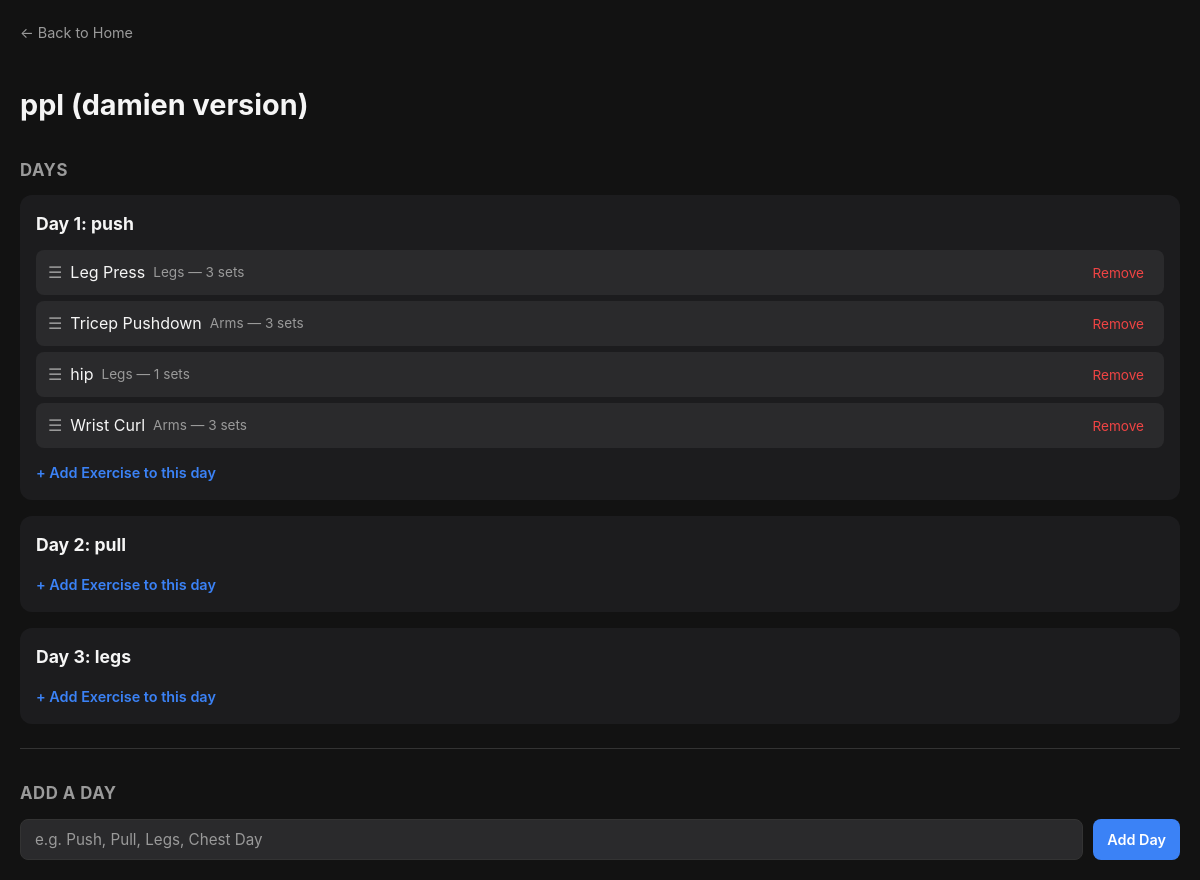
Before: /split/1 with the older database file.
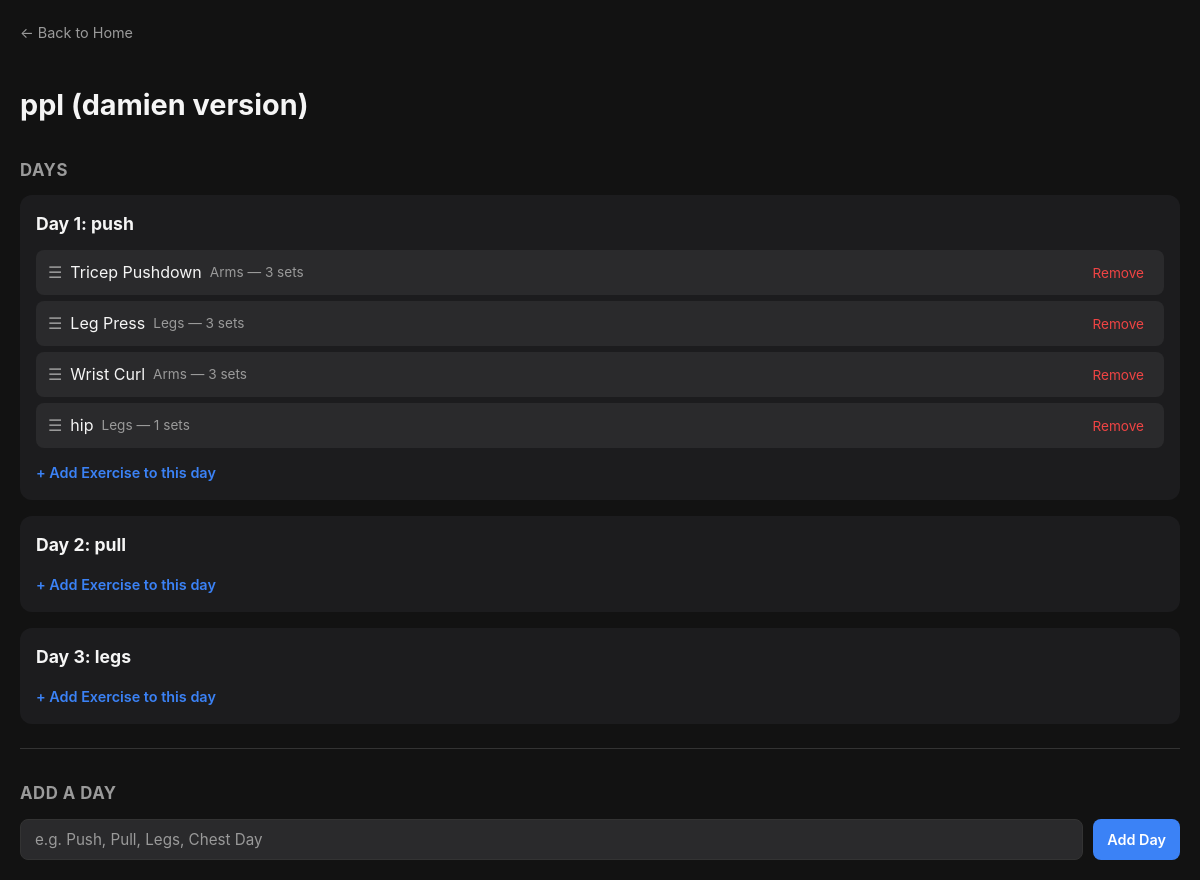
After: the same page with the newer database file.
### tables this page shows
CREATE TABLE workout_splits (
            id INTEGER PRIMARY KEY AUTOINCREMENT,
            name TEXT NOT NULL
        );

CREATE TABLE split_days (
            id INTEGER PRIMARY KEY AUTOINCREMENT,
            split_id INTEGER NOT NULL,
            day_name TEXT NOT NULL,
            day_order INTEGER NOT NULL,
            FOREIGN KEY (split_id) REFERENCES workout_splits(id)
        );

CREATE TABLE split_exercises (
            id INTEGER PRIMARY KEY AUTOINCREMENT,
            split_day_id INTEGER NOT NULL,
            exercise_id INTEGER NOT NULL,
            sets_count INTEGER NOT NULL DEFAULT 3, exercise_order INTEGER NOT NULL DEFAULT 0,
            FOREIGN KEY (split_day_id) REFERENCES split_days(id),
            FOREIGN KEY (exercise_id) REFERENCES exercises(id)
        );

CREATE TABLE exercises (
            id INTEGER PRIMARY KEY AUTOINCREMENT,
            name TEXT NOT NULL,
            muscle_group TEXT NOT NULL
        );

### app.py (the view)
@app.route("/split/<int:split_id>")
def view_split(split_id):
    conn = get_db()
    cursor = conn.cursor()
    cursor.execute("SELECT * FROM workout_splits WHERE id = ?", (split_id,))
    split = cursor.fetchone()
    cursor.execute(
        "SELECT * FROM split_days WHERE split_id = ? ORDER BY day_order",
        (split_id,)
    )
    days = cursor.fetchall()
    days_with_exercises = []
    for day in days:
        cursor.execute("""
            SELECT exercises.*, split_exercises.sets_count,
                   split_exercises.id as split_exercise_id
            FROM exercises
            JOIN split_exercises ON exercises.id = split_exercises.exercise_id
            WHERE split_exercises.split_day_id = ?
            ORDER BY split_exercises.exercise_order
        """, (day["id"],))
        day_exercises = cursor.fetchall()
        days_with_exercises.append({
            "id": day["id"],
            "day_name": day["day_name"],
            "day_order": day["day_order"],
            "exercises": day_exercises
        })
    conn.close()
    return render_template("view_split.html", split=split, days=days_with_exercises)

### app.py (called while the page is built)
def get_db():
    conn = sqlite3.connect(DB_PATH)
    conn.row_factory = sqlite3.Row
    return conn

### templates/view_split.html (shortened to what this page needs)
<!DOCTYPE html>
<html lang="en">
<head>
    <link rel="stylesheet" href="{{ url_for('static', filename='style.css') }}">
</head>
<body>
    <a class="back-link" href="/">← Back to Home</a>
    <h1>{{ split.name }}</h1>
    <h2>Days</h2>
    {% if days %}
        {% for day in days %}
            <div class="day-card">
                <h3>Day {{ day.day_order }}: {{ day.day_name }}</h3>
                <ul class="exercise-list sortable-list" data-split-id="{{ split.id }}">
                    {% for exercise in day.exercises %}
                        <li class="exercise-item" data-split-exercise-id="{{ exercise.split_exercise_id }}">
                            <div class="exercise-info">
                                <span class="drag-handle">☰</span>
                                <span>{{ exercise.name }}</span>
                                <span class="exercise-meta">{{ exercise.muscle_group }} — {{ exercise.sets_count }} sets</span>
                            </div>
                            <form action="/split/{{ split.id }}/remove-exercise/{{ day.id }}/{{ exercise.split_exercise_id }}" method="POST">
                                <button type="submit" class="btn-remove">Remove</button>
                            </form>
                        </li>
                    {% endfor %}
                </ul>
                <a class="add-exercise-link" href="/split/{{ split.id }}/add-day-exercise/{{ day.id }}">+ Add Exercise to this day</a>
            </div>
        {% endfor %}
    {% else %}
        <p class="empty-state">No days yet. Add your first day below.</p>
    {% endif %}
    <hr>
    <h2>Add a Day</h2>
    <form action="/split/{{ split.id }}/add-day" method="POST" class="form-row">
        <input type="text" name="day_name" class="text-input" placeholder="e.g. Push, Pull, Legs, Chest Day" required>
        <button type="submit" class="btn btn-primary">Add Day</button>
    </form>
</body>
</html>

### static/style.css (style rules this page uses)
:root { --bg-primary: #121212; --bg-secondary: #1c1c1e; --bg-tertiary: #2a2a2c; --text-primary: #f5f5f5; --text-secondary: #9a9a9a; --border-color: #333333; --accent: #3b82f6; --superset-color: #f97316; --danger: #ef4444; --danger-hover: #dc2626; --radius: 12px; }
* { box-sizing: border-box; }
body { background-color: var(--bg-primary); color: var(--text-primary); font-family: -apple-system, BlinkMacSystemFont, "Segoe UI", Roboto, sans-serif; margin: 0; padding: 20px; line-height: 1.5; }
h1 { font-size: 1.8em; font-weight: 700; margin-bottom: 4px; }
h2 { font-size: 1.05em; color: var(--text-secondary); text-transform: uppercase; letter-spacing: 0.5px; margin-top: 32px; margin-bottom: 12px; }
h3 { font-size: 1.1em; margin: 0; }
hr { border: none; border-top: 1px solid var(--border-color); margin: 24px 0; }
a { color: var(--accent); text-decoration: none; }
.btn { display: inline-block; padding: 8px 14px; border-radius: 8px; border: none; font-size: 0.9em; font-weight: 600; cursor: pointer; text-decoration: none; font-family: inherit; }
.btn-primary { background: var(--accent); color: #fff; }
.back-link { display: inline-flex; align-items: center; gap: 6px; color: var(--text-secondary); font-size: 0.9em; margin-bottom: 20px; }
.form-row { display: flex; gap: 10px; margin-top: 12px; flex-wrap: wrap; }
.text-input { background: var(--bg-tertiary); border: 1px solid var(--border-color); color: var(--text-primary); padding: 10px 14px; border-radius: 8px; font-size: 0.95em; font-family: inherit; flex: 1; min-width: 200px; }
.text-input::placeholder { color: var(--text-secondary); }
.day-card { background: var(--bg-secondary); border-radius: var(--radius); padding: 16px; margin-bottom: 16px; }
.day-card h3 { margin-bottom: 12px; }
.exercise-list { list-style: none; padding: 0; margin: 0 0 10px; }
.exercise-item { display: flex; align-items: center; justify-content: space-between; gap: 10px; background: var(--bg-tertiary); border-radius: 8px; padding: 10px 12px; margin-bottom: 6px; cursor: grab; }
.exercise-info { display: flex; align-items: center; gap: 8px; }
.drag-handle { color: var(--text-secondary); cursor: grab; }
.exercise-meta { color: var(--text-secondary); font-size: 0.85em; }
.btn-remove { background: transparent; border: none; color: var(--danger); cursor: pointer; font-size: 0.85em; font-family: inherit; padding: 4px 8px; }
.add-exercise-link { display: inline-block; margin-top: 4px; font-size: 0.9em; color: var(--accent); font-weight: 600; }

Changed rows visible on the page:
changed split_exercises "Tricep Pushdown": moves up the list
changed split_exercises "Wrist Curl": moves up the list
